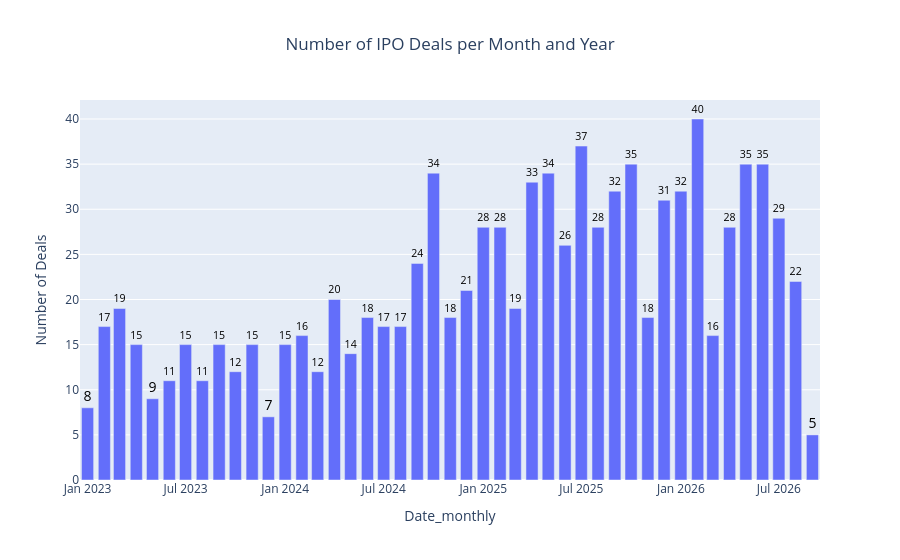

Notebook source saved alongside this figure:
### Code cell
import plotly.express as px

# Plotting the bar chart using Plotly Express
fig = px.bar(monthly_deals,
             x='Date_monthly',
             y='Number of Deals',
             labels={'Month_Year': 'Month and Year', 'Number of Deals': 'Number of Deals'},
             title='Number of IPO Deals per Month and Year',
             text='Number of Deals'
             )
fig.update_traces(textposition='outside', # Position the text outside the bars
                  textfont=dict(color='black',size=14), # Adjust the font size of the text
                  )
fig.update_layout(title_x=0.5) # Center the title

fig.show()

### Figure 1 — Plotly figure (JSON) as saved in the notebook; plotly's stock layout.template omitted (floating-point values rounded to 4 significant figures)
{"data": [{"hovertemplate": "Date_monthly=%{x}<br>Number of Deals=%{text}<extra></extra>", "legendgroup": "", "marker": {"color": "#636efa", "pattern": {"shape": ""}}, "name": "", "orientation": "v", "showlegend": false, "text": [8.0, 17.0, 19.0, 15.0, 9.0, 11.0, 15.0, 11.0, 15.0, 12.0, 15.0, 7.0, 15.0, 16.0, 12.0, 20.0, 14.0, 18.0, 17.0, 17.0, 24.0, 34.0, 18.0, 21.0, 28.0, 28.0, 19.0, 33.0, 34.0, 26.0, 37.0, 28.0, 32.0, 35.0, 18.0, 31.0, 32.0, 40.0, 16.0, 28.0, 35.0, 35.0, 29.0, 22.0, 5.0], "textfont": {"color": "black", "size": 14}, "textposition": "outside", "type": "bar", "x": ["2023-01-01T00:00:00.000000", "2023-02-01T00:00:00.000000", "2023-03-01T00:00:00.000000", "2023-04-01T00:00:00.000000", "2023-05-01T00:00:00.000000", "2023-06-01T00:00:00.000000", "2023-07-01T00:00:00.000000", "2023-08-01T00:00:00.000000", "2023-09-01T00:00:00.000000", "2023-10-01T00:00:00.000000", "2023-11-01T00:00:00.000000", "2023-12-01T00:00:00.000000", "2024-01-01T00:00:00.000000", "2024-02-01T00:00:00.000000", "2024-03-01T00:00:00.000000", "2024-04-01T00:00:00.000000", "2024-05-01T00:00:00.000000", "2024-06-01T00:00:00.000000", "2024-07-01T00:00:00.000000", "2024-08-01T00:00:00.000000", "2024-09-01T00:00:00.000000", "2024-10-01T00:00:00.000000", "2024-11-01T00:00:00.000000", "2024-12-01T00:00:00.000000", "2025-01-01T00:00:00.000000", "2025-02-01T00:00:00.000000", "2025-03-01T00:00:00.000000", "2025-04-01T00:00:00.000000", "2025-05-01T00:00:00.000000", "2025-06-01T00:00:00.000000", "2025-07-01T00:00:00.000000", "2025-08-01T00:00:00.000000", "2025-09-01T00:00:00.000000", "2025-10-01T00:00:00.000000", "2025-11-01T00:00:00.000000", "2025-12-01T00:00:00.000000", "2026-01-01T00:00:00.000000", "2026-02-01T00:00:00.000000", "2026-03-01T00:00:00.000000", "2026-04-01T00:00:00.000000", "2026-05-01T00:00:00.000000", "2026-06-01T00:00:00.000000", "2026-07-01T00:00:00.000000", "2026-08-01T00:00:00.000000", "2026-09-01T00:00:00.000000"], "xaxis": "x", "y": [8, 17, 19, 15, 9, 11, 15, 11, 15, 12, 15, 7, 15, 16, 12, 20, 14, 18, 17, 17, 24, 34, 18, 21, 28, 28, 19, 33, 34, 26, 37, 28, 32, 35, 18, 31, 32, 40, 16, 28, 35, 35, 29, 22, 5], "yaxis": "y"}], "layout": {"barmode": "relative", "legend": {"tracegroupgap": 0}, "title": {"text": "Number of IPO Deals per Month and Year", "x": 0.5}, "xaxis": {"anchor": "y", "domain": [0, 1], "title": {"text": "Date_monthly"}}, "yaxis": {"anchor": "x", "domain": [0, 1], "title": {"text": "Number of Deals"}}}}
